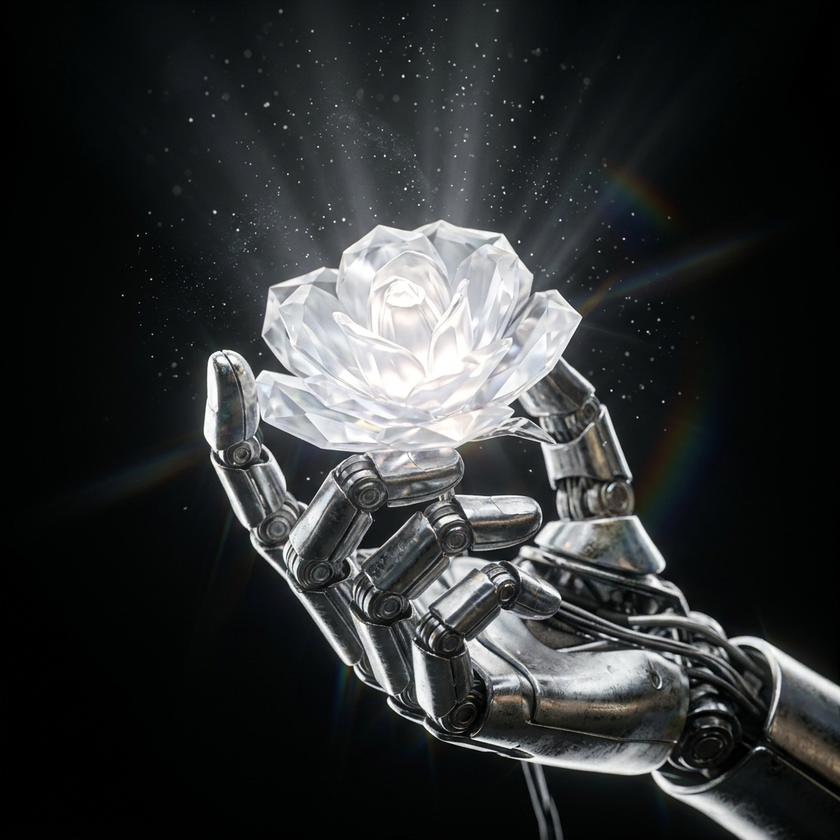
#> input picture assets/images/flower-hero.png, 840 x 840 px, shrunk from 1024 x 1024 before the run
$ python remove_bg.py
#> lines starting #> are read from the running program, lines starting #| are printed output that depends on the picture
from PIL import Image

def remove_bg(img_path, out_path):
#> called with img_path = 'assets/images/flower-hero.png', out_path = 'assets/images/flower-transparent.png'
    img = Image.open(img_path).convert("RGBA")
    data = img.getdata()

    new_data = []
    for item in data:
        # Check if the pixel is near black (threshold)
        # item is (r, g, b, a)
        avg = (item[0] + item[1] + item[2]) / 3
        if avg < 30:
            # make it transparent but keep the color for blending
            new_data.append((item[0], item[1], item[2], 0))
        else:
            # apply alpha tapering so edges aren't harsh
            alpha = min(255, int((avg - 30) * 1.5))
            new_data.append((item[0], item[1], item[2], alpha))
#> this loop made 705600 passes
#> (item, avg) on passes 1 to 3: ((1, 1, 1, 255), 1), ((1, 1, 1, 255), 1), ((0, 0, 0, 255), 0)
#> after the loop, new_data = 705600 items

    img.putdata(new_data)
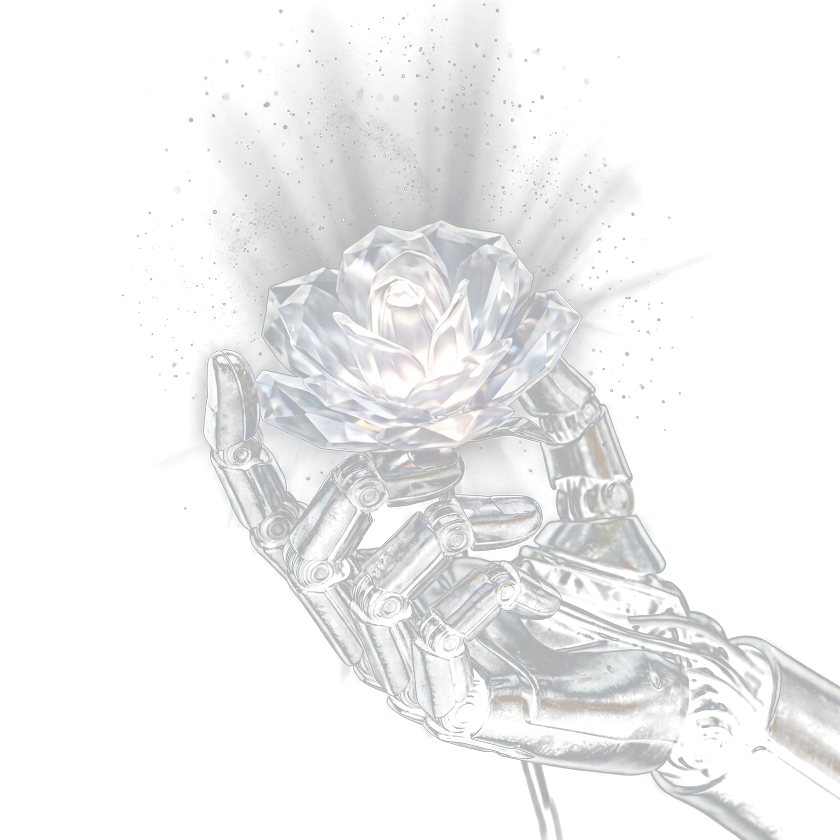
#> img: PIL image 840x840 RGBA; mean R, G, B, A 47.6, 50.1, 50.7, 44.7; transparent parts drawn white
    img.save(out_path, "PNG")

remove_bg("assets/images/flower-hero.png", "assets/images/flower-transparent.png")

$ run again, with assets/images/flower.png copied over assets/images/flower-hero.png
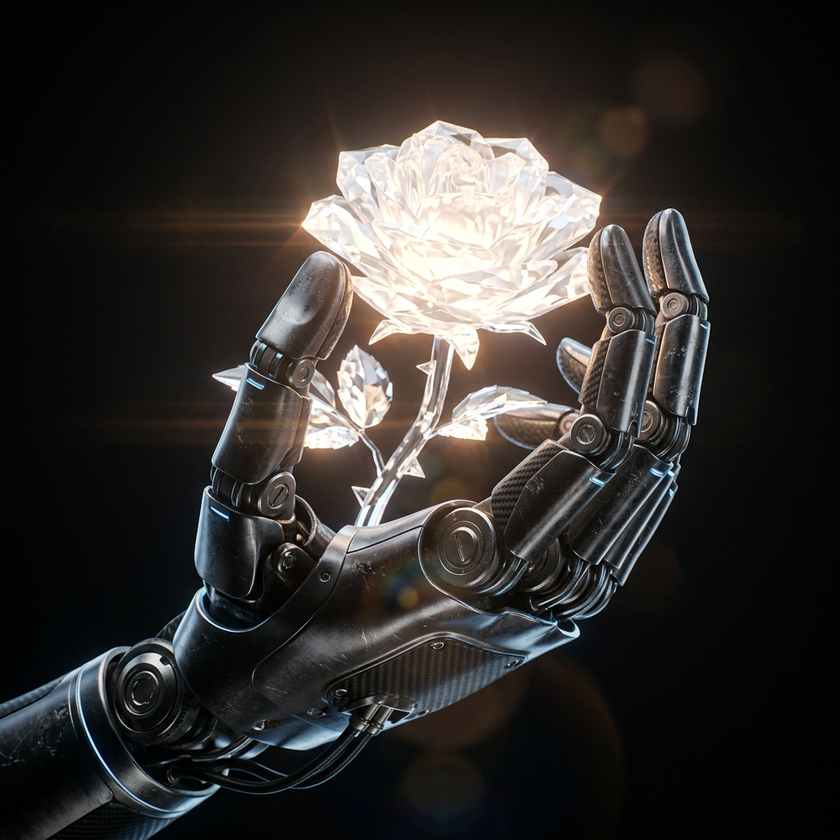
#> input picture assets/images/flower.png, 840 x 840 px, shrunk from 1024 x 1024 before the run
#> the loop in remove_bg, `for item in data:` made 705600 passes
#> (item, avg) on passes 1 to 3: ((1, 3, 2, 255), 2), ((1, 3, 2, 255), 2), ((2, 4, 3, 255), 3)
#> after the loop in remove_bg, `for item in data:`: new_data = 705600 items
#> in remove_bg, `img.putdata(new_data)`:
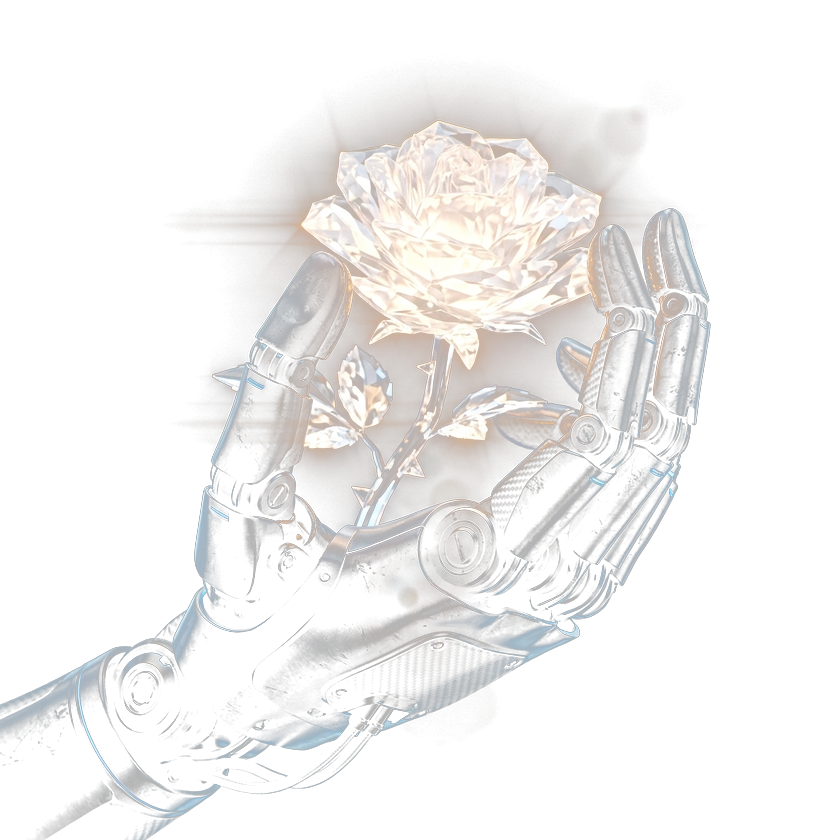
#> img: PIL image 840x840 RGBA; mean R, G, B, A 50.4, 47.9, 45.6, 40.7; transparent parts drawn white
